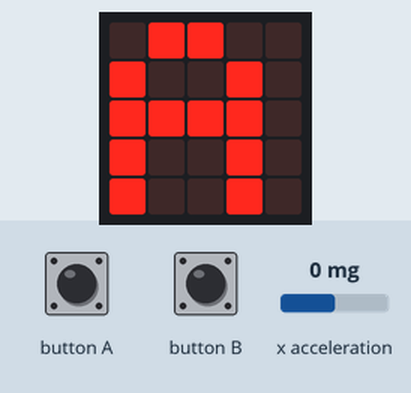
Bench run of a program on a simulated BBC micro:bit running MicroPython. Parts: the board's 5×5 LED display. The test bench sets the inputs (shaded band); at power-on: x acceleration 0 mg. Random numbers come from a fixed seed.

Above: at 1.2 s.
1.3 s: button A pressed for 0.15 s
At 2.4 s:
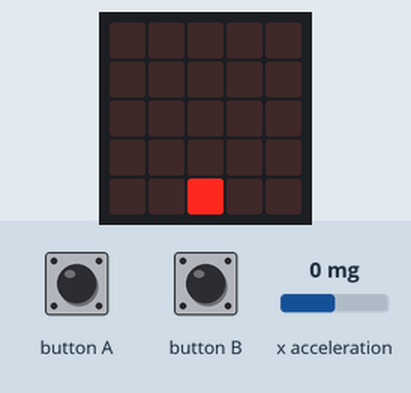
4.4 s: x acceleration set to 181 mg
7.4 s: x acceleration set to 216 mg
At 9.5 s:
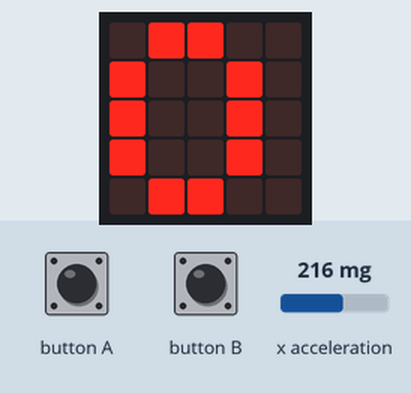
9.8 s: button A driven LOW and button B driven LOW
At 10.4 s:
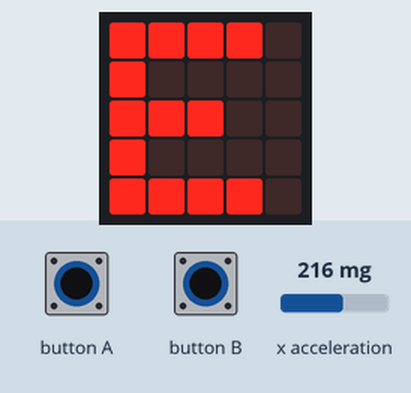
11.3 s: button B pressed 5 times (0.12 s each, 0.3 s apart)
At 11.8 s:
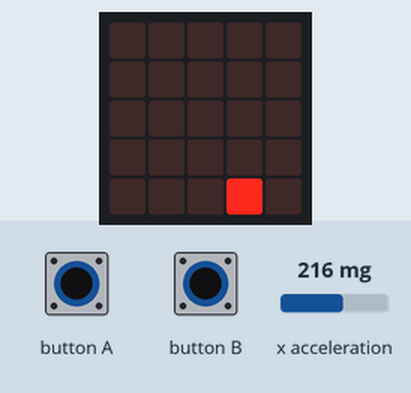
Timing chart, 0 to 14.3 s (numbered marks = the images above; inputs shaded):
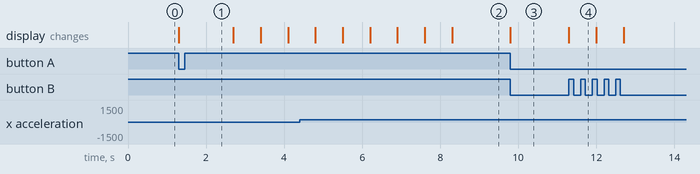

The program:

Asteroid_Game.py
```python
from microbit import *
import random

display.show("A")
while True:
    if button_a.is_pressed():
        grid = [["0","0","0","0","0"] for i in range(4)]
        play = 2
        while True:
            if button_b.is_pressed():
                display.show("E")
                break
            if grid[3][play]=="4":
                display.show("O")
                break
            en = random.randint(0,4)
            grid[3] = grid[2]
            grid[2] = grid[1]
            grid[1] = grid[0]
            grid[0] = ["0","0","0","0","0"]
            if random.randint(0,3) != 0:
                grid[0][en] = "4"
            read = accelerometer.get_x()
            if read > 200 and play <=4:
                play += 1
            elif read < -200 and play >0:
                play -= 1
            image = ""
            for i in range(4):
                image += ''.join(grid[i]) + ":"
            player = ["0","0","0","0","0"]
            player[play] = "9"
            image += ''.join(player)
            img = Image(image)
            display.show(img)
            sleep(700)
```

Measured:
- the behaviour switches between 200 and 201 mg on x acceleration (found by bisection; images 1 and 2)
- after the input at 1.3 s, the display: changes at once (image 1)
- after the input at 9.8 s, the display: changes at once (image 3)
- after the input at 11.3 s, the display: changes at once (image 4)
